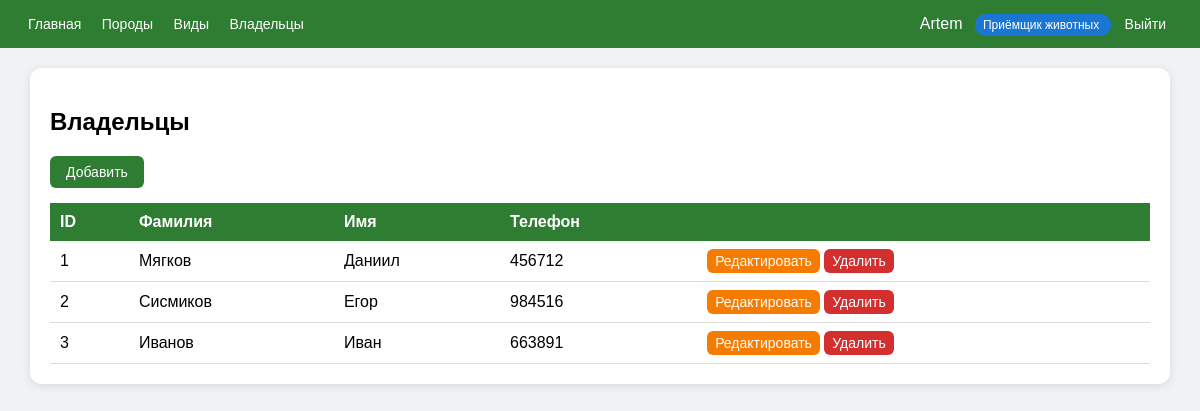
Screenshot of /owners/ (signed in) with the database file from the repository.
### animals/models.py (models this page shows, shortened)
class UserProfile(models.Model):
    ROLE_CHOICES = [
        ('receiver', 'Приёмщик животных'),
        ('giver', 'Отдающий животных'),
    ]
    user = models.OneToOneField(
        User,
        on_delete=models.CASCADE,
        related_name='profile'
    )
    role = models.CharField(
        max_length=20,
        choices=ROLE_CHOICES,
        default='receiver',
        verbose_name="Роль"
    )
    phone = models.CharField(max_length=20, blank=True, verbose_name="Телефон")
    class Meta:
        verbose_name = "Профиль пользователя"
        verbose_name_plural = "Профили пользователей"

class Owner(models.Model):
    first_name = models.CharField(max_length=50, verbose_name="Имя")
    last_name = models.CharField(max_length=50, verbose_name="Фамилия")
    phone = models.CharField(max_length=20, verbose_name="Телефон")
    class Meta:
        verbose_name = "Владелец"
        verbose_name_plural = "Владельцы"

### animals/views.py (the view)
# urls.py: path('owners/', views.OwnerListView.as_view(), name='owner_list'),
class OwnerListView(LoginRequiredMixin, ListView):
    model = Owner
    template_name = 'animals/owner_list.html'
    context_object_name = 'owners'

### animals/templates/animals/owner_list.html
{% extends 'base.html' %}
{% block content %}
<h2>Владельцы</h2>
<a href="{% url 'owner_create' %}" class="btn">Добавить</a>
<table>
    <thead>
        <tr><th>ID</th><th>Фамилия</th><th>Имя</th><th>Телефон</th><th></th></tr>
    </thead>
    <tbody>
        {% for o in owners %}
        <tr>
            <td>{{ o.id }}</td>
            <td>{{ o.last_name }}</td>
            <td>{{ o.first_name }}</td>
            <td>{{ o.phone }}</td>
            <td>
                <a href="{% url 'owner_update' o.pk %}" class="btn btn-orange" style="padding: 4px 8px;">Редактировать</a>
                <a href="{% url 'owner_delete' o.pk %}" class="btn btn-red" style="padding: 4px 8px;">Удалить</a>
            </td>
        </tr>
        {% empty %}
        <tr><td colspan="5" style="text-align: center;">Нет владельцев</td></tr>
        {% endfor %}
    </tbody>
</table>
{% endblock %}

### animals/templates/base.html (shortened to what this page needs)
<!DOCTYPE html>
<html>
<head>
</head>
<body>
    <div class="header">
        <div>
            <a href="/">Главная</a>
            {% if user.is_authenticated and user.profile.role == 'receiver' %}
                <a href="{% url 'breed_list' %}">Породы</a>
                <a href="{% url 'species_list' %}">Виды</a>
                <a href="{% url 'owner_list' %}">Владельцы</a>
            {% endif %}
        </div>
        <div>
            {% if user.is_authenticated %}
                {{ user.username }}
                <span class="badge {% if user.profile.role == 'giver' %}badge-giver{% endif %}">
                    {{ user.profile.get_role_display }}
                </span>
                <form method="post" action="{% url 'logout' %}" style="display: inline;">
                    <button>Выйти</button>
                </form>
            {% else %}
                <a href="{% url 'login' %}">Войти</a>
                <a href="{% url 'register' %}">Регистрация</a>
            {% endif %}
        </div>
    </div>
    <div class="container">
        {% block content %}{% endblock %}
    </div>
</body>
</html>

### animals/templates/base.html (style rules this page uses)
body { font-family: Arial, sans-serif; margin: 0; background: #f0f2f5; }
.header { background: #2e7d32; color: white; padding: 15px 20px; display: flex; justify-content: space-between; align-items: center; flex-wrap: wrap; }
.header a, .header button { color: white; text-decoration: none; margin: 0 8px; background: none; border: none; cursor: pointer; font-size: 14px; }
.container { max-width: 1100px; margin: 20px auto; background: white; padding: 20px; border-radius: 12px; box-shadow: 0 2px 10px rgba(0,0,0,0.1); }
.btn { display: inline-block; background: #2e7d32; color: white; padding: 8px 16px; border-radius: 6px; text-decoration: none; border: none; cursor: pointer; font-size: 14px; }
.btn-red { background: #d32f2f; }
.btn-orange { background: #f57c00; }
table { width: 100%; border-collapse: collapse; margin-top: 15px; }
th { background: #2e7d32; color: white; padding: 10px; text-align: left; }
td { padding: 8px 10px; border-bottom: 1px solid #ddd; }
.badge { background: #1976d2; padding: 4px 8px; border-radius: 12px; font-size: 12px; margin-left: 8px; }

### rows the page displays
Owner: id "1", last_name "Мягков", first_name "Даниил", phone "456712"
Owner: id "2", last_name "Сисмиков", first_name "Егор", phone "984516"
Owner: id "3", last_name "Иванов", first_name "Иван", phone "663891"

### other values shown
{{ user.username }} "Artem"
{{ user.profile.get_role_display }} "Приёмщик животных"
